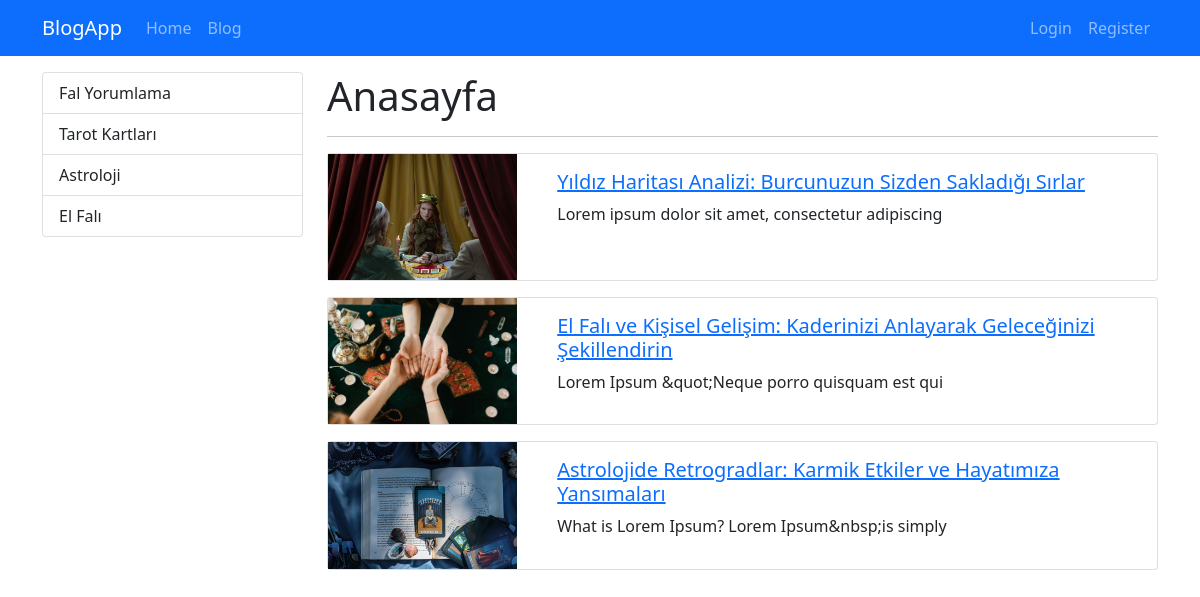
The page / on the database its author committed.
### blog/models.py (models this page shows, shortened)
class Category(models.Model):
    name = models.CharField(max_length=150)
    slug = models.SlugField(null=False,blank=True,unique=True,db_index=True,editable=False)

class Blog(models.Model):
    title = models.CharField(max_length=200)
    image = models.ImageField(upload_to="blog")
    description = RichTextField()
    is_active = models.BooleanField(default=False)
    is_home = models.BooleanField(default=False)
    slug = models.SlugField(null=False,blank=True, unique=True,db_index=True,editable=False) #editable=false olursa bu özellik editlenemez
    categories = models.ManyToManyField(Category, blank=True)

### blog/views.py (the view)
# urls.py: path("",views.index,name="home"),
def index(request):
    context={
        "blog": Blog.objects.filter(is_active=True,is_home=True),
        "categories": Category.objects.all()
    }
    return render(request,"blog/index.html" , context) #render ile gelen requeste index.html i göster diyor.

### blog/templates/blog/index.html (shortened to what this page needs)
{% extends "base.html" %}
{% load static %}
{% block css_files %}
<link rel="stylesheet" href="{% static "blog/static/blog/css/2.css" %}">
{%endblock%}
{%  block content %}
<div class="container mt-3">
  <div class="row">
      <div class="col-3">
        {% include 'partials/_categories.html'%}
      </div>
      <div class="col-9">
        <h1>Anasayfa</h1>
        <hr>
          {% for blog in blog%}
            {%if blog.is_home and blog.is_active %}
              {% include 'blog/partials/_blog.html'%}
            {% endif %}
          {% endfor%}
      </div>
  </div>
</div>
{% endblock %}

### templates/partials/_categories.html
<div class="list-group">
    {% for category in categories  %}
    {% if category.slug == selected_category %}
    <a class="list-group-item list-group-item-action active" href="{% url 'blog_by_category' category.slug %}">{{ category.name|title}}</a>
    {% else %}
    <a class="list-group-item list-group-item-action" href="{% url 'blog_by_category' category.slug %}">{{ category.name|title}}</a>
    {% endif %}
    {% endfor %}
</div>

### blog/templates/blog/partials/_blog.html
{% load static%}
<div class="card mb-3">
    <div class="row">
        <div class="col-md-3">
            <img src={{ blog.image.url }} alt=""  class="img-fluid" >
        </div>
        <div class="col-md-9">
            <div class="card-body">
                <h5 class="card-title">
                    <a href="{% url 'blog_details' blog.slug %}">
                        {{ blog.title }}
                    </a>
                </h5>
                <p class="card-text" >{{ blog.description|striptags|slice:"0:50" }}</p>
            </div>
        </div>
    </div>
</div>

### rows shown on the page
Category: name "Fal Yorumlama"
Category: name "Tarot Kartları"
Category: name "Astroloji"
Category: name "El Falı"
Blog: image (picture), title "Yıldız Haritası Analizi: Burcunuzun Sizden Sakladığı Sırlar", description "Lorem ipsum dolor sit amet, consectetur adipiscing"
Blog: image (picture), title "El Falı ve Kişisel Gelişim: Kaderinizi Anlayarak Geleceğinizi Şekillendirin", description "Lorem Ipsum &quot;Neque porro quisquam est qui"
Blog: image (picture), title "Astrolojide Retrogradlar: Karmik Etkiler ve Hayatımıza Yansımaları", description "What is Lorem Ipsum? Lorem Ipsum&nbsp;is simply"
